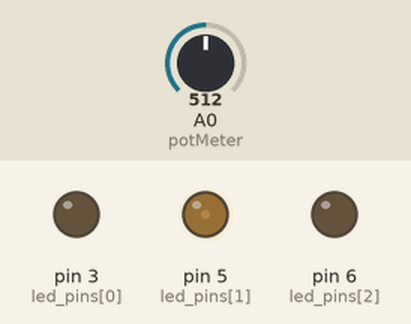
Simulated run of this sketch. Board: Arduino Uno, built with avr-gcc and run on an emulated ATmega328P. On the bench: output pins drawn as LEDs (lit = HIGH). The test bench sets the inputs (shaded band); at power-on: A0 (potMeter) = 512. What the sketch prints to the serial monitor is not drawn.

Above: at 3.5 s.
3.6 s: A0 (potMeter) set to 716
At 4.19 s:
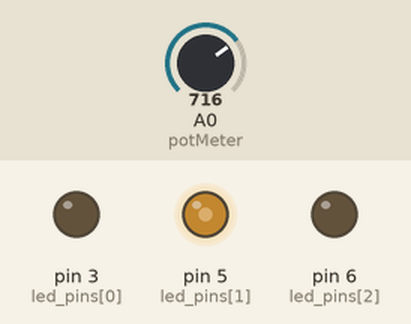
10.8 s: A0 (potMeter) set to 900
At 12.12 s:
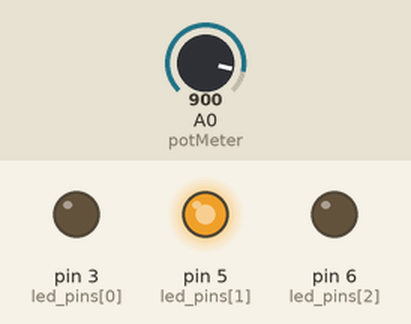
Timing chart, 0 to 24.0 s (numbered marks = the images above; inputs shaded):
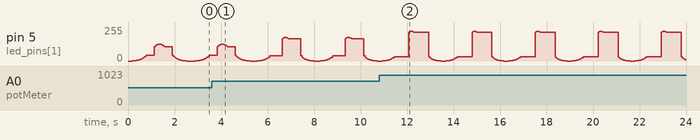

The sketch:

arduino_potentiometer_led_v3.ino
```cpp
// Breathing LED  controlled using Poteniometer

int led_pins[4] = {3,5,6};
int jj = 1; // 0 = red, 1 = green, 2 = blue
int potMeter = 0;
int potReading = 0;
float smoothness_pts = 500;//larger=slower change in brightness

float gamma = 0.14; // affects the width of peak (more or less darkness)
float beta = 0.5; // shifts the gaussian to be symmetric

void setup() {
  Serial.begin(9600);
  for (int ii = 0;ii<sizeof(led_pins)/sizeof(int);ii++){
    pinMode(led_pins[ii],OUTPUT);
    pinMode(potMeter,INPUT);
  }
}

void loop() {

  potReading = analogRead(potMeter);
  potReading = map(potReading,0,1023,0,255);
  Serial.println(potReading);

  for (int ii=0;ii<smoothness_pts;ii++){
    float pwm_val = potReading*(exp(-(pow(((ii/smoothness_pts)-beta)/gamma,2.0))/2.0));
    analogWrite(led_pins[jj],int(pwm_val));
    delay(5);
    Serial.println(int(pwm_val));
  }


}
```
